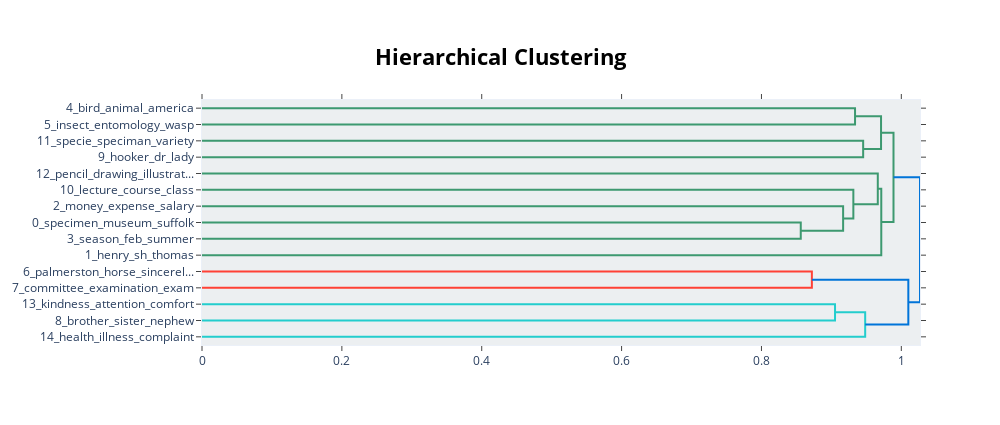

The notebook cell saved with this chart:
### Markdown cell above
Use all_tree_vis function to create dendrogram visualisation of clusters for most prominent topics, with dataframe and topic model as parameters.

### Code cell
all_tree_vis = bertopic_tree(sent_df, topic_model)
all_tree_vis

### Figure 1 — Plotly figure (JSON) as saved in the notebook; plotly's stock layout.template omitted (floating-point values rounded to 4 significant figures)
{"data": [{"hoverinfo": "text", "marker": {"color": "rgb(61,153,112)"}, "mode": "lines", "type": "scatter", "x": [0, 0.9338, 0.9338, 0], "xaxis": "x", "y": [-5, -5, -15, -15], "yaxis": "y"}, {"hoverinfo": "text", "marker": {"color": "rgb(61,153,112)"}, "mode": "lines", "type": "scatter", "x": [0, 0.9454, 0.9454, 0], "xaxis": "x", "y": [-25, -25, -35, -35], "yaxis": "y"}, {"hoverinfo": "text", "marker": {"color": "rgb(61,153,112)"}, "mode": "lines", "type": "scatter", "x": [0.9338, 0.971, 0.971, 0.9454], "xaxis": "x", "y": [-10, -10, -30, -30], "yaxis": "y"}, {"hoverinfo": "text", "marker": {"color": "rgb(61,153,112)"}, "mode": "lines", "type": "scatter", "x": [0, 0.8562, 0.8562, 0], "xaxis": "x", "y": [-75, -75, -85, -85], "yaxis": "y"}, {"hoverinfo": "text", "marker": {"color": "rgb(61,153,112)"}, "mode": "lines", "type": "scatter", "x": [0, 0.9168, 0.9168, 0.8562], "xaxis": "x", "y": [-65, -65, -80, -80], "yaxis": "y"}, {"hoverinfo": "text", "marker": {"color": "rgb(61,153,112)"}, "mode": "lines", "type": "scatter", "x": [0, 0.9314, 0.9314, 0.9168], "xaxis": "x", "y": [-55, -55, -72.5, -72.5], "yaxis": "y"}, {"hoverinfo": "text", "marker": {"color": "rgb(61,153,112)"}, "mode": "lines", "type": "scatter", "x": [0, 0.9664, 0.9664, 0.9314], "xaxis": "x", "y": [-45, -45, -63.75, -63.75], "yaxis": "y"}, {"hoverinfo": "text", "marker": {"color": "rgb(61,153,112)"}, "mode": "lines", "type": "scatter", "x": [0.9664, 0.9713, 0.9713, 0], "xaxis": "x", "y": [-54.38, -54.38, -95, -95], "yaxis": "y"}, {"hoverinfo": "text", "marker": {"color": "rgb(61,153,112)"}, "mode": "lines", "type": "scatter", "x": [0.971, 0.9888, 0.9888, 0.9713], "xaxis": "x", "y": [-20, -20, -74.69, -74.69], "yaxis": "y"}, {"hoverinfo": "text", "marker": {"color": "rgb(255,65,54)"}, "mode": "lines", "type": "scatter", "x": [0, 0.8721, 0.8721, 0], "xaxis": "x", "y": [-105, -105, -115, -115], "yaxis": "y"}, {"hoverinfo": "text", "marker": {"color": "rgb(35,205,205)"}, "mode": "lines", "type": "scatter", "x": [0, 0.9052, 0.9052, 0], "xaxis": "x", "y": [-125, -125, -135, -135], "yaxis": "y"}, {"hoverinfo": "text", "marker": {"color": "rgb(35,205,205)"}, "mode": "lines", "type": "scatter", "x": [0.9052, 0.9483, 0.9483, 0], "xaxis": "x", "y": [-130, -130, -145, -145], "yaxis": "y"}, {"hoverinfo": "text", "marker": {"color": "rgb(0,116,217)"}, "mode": "lines", "type": "scatter", "x": [0.8721, 1.01, 1.01, 0.9483], "xaxis": "x", "y": [-110, -110, -137.5, -137.5], "yaxis": "y"}, {"hoverinfo": "text", "marker": {"color": "rgb(0,116,217)"}, "mode": "lines", "type": "scatter", "x": [0.9888, 1.027, 1.027, 1.01], "xaxis": "x", "y": [-47.34, -47.34, -123.8, -123.8], "yaxis": "y"}], "layout": {"autosize": false, "height": 425, "hoverlabel": {"bgcolor": "white", "font": {"family": "Rockwell", "size": 16}}, "hovermode": "closest", "plot_bgcolor": "#ECEFF1", "showlegend": false, "title": {"font": {"color": "Black", "size": 22}, "text": "<b>Hierarchical Clustering</b>", "x": 0.5, "xanchor": "center", "yanchor": "top"}, "width": 1000, "xaxis": {"mirror": "allticks", "rangemode": "tozero", "showgrid": false, "showline": true, "showticklabels": true, "ticks": "outside", "type": "linear", "zeroline": false}, "yaxis": {"mirror": "allticks", "range": [-150, 0], "rangemode": "tozero", "showgrid": false, "showline": true, "showticklabels": true, "tickmode": "array", "ticks": "outside", "ticktext": ["4_bird_animal_america", "5_insect_entomology_wasp", "11_specie_speciman_variety", "9_hooker_dr_lady", "12_pencil_drawing_illustrat...", "10_lecture_course_class", "2_money_expense_salary", "0_specimen_museum_suffolk", "3_season_feb_summer", "1_henry_sh_thomas", "6_palmerston_horse_sincerel...", "7_committee_examination_exam", "13_kindness_attention_comfort", "8_brother_sister_nephew", "14_health_illness_complaint"], "tickvals": [-5, -15, -25, -35, -45, -55, -65, -75, -85, -95, -105, -115, -125, -135, -145], "type": "linear", "zeroline": false}}}
